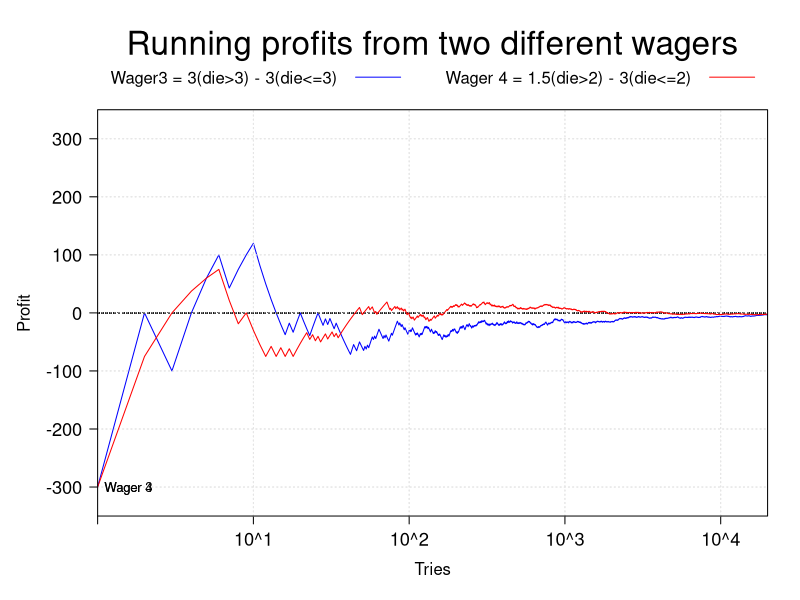
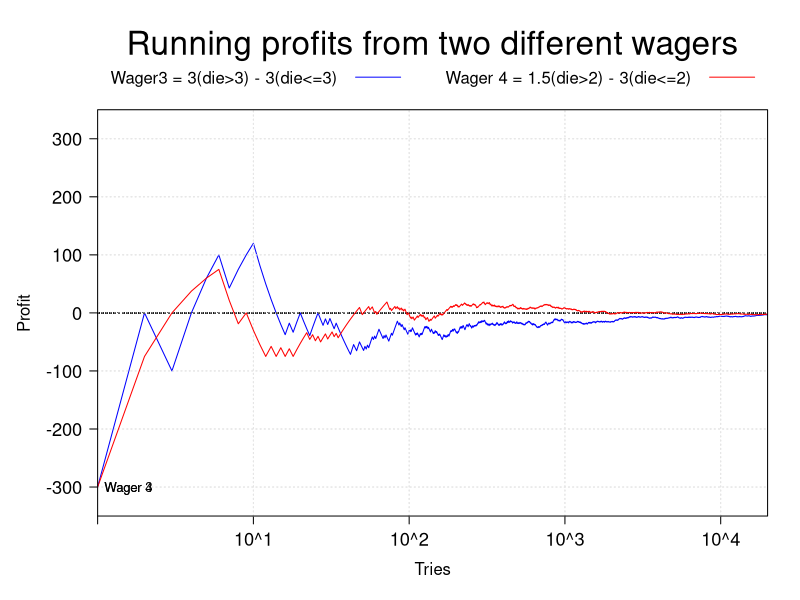

Write R code to recreate these figures, in order.
## ---- chunk 1
library(lattice)

numsimulations = 20000
numframes = 30
  
set.seed(1892)
dievalues = seq(1,6)

for (i in 1:numframes){
  
  die3 = sample(dievalues, numsimulations, replace=T)
  die4 = sample(dievalues, numsimulations, replace=T)
  
  profit3 = 300*( die3>3 ) - 300*( die3<=3 )
  profit4 = 150*( die4>2 ) - 300*( die4<=2 )
  
  runningprofit3 = cumsum(profit3) / seq(1, numsimulations)
  runningprofit4 = cumsum(profit4) / seq(1, numsimulations)
  
  df3 <- data.frame(wager=rep(3,length(runningprofit3)), runningprofit=runningprofit3, tries=seq(1,numsimulations))
  df4 <- data.frame(wager=rep(4,length(runningprofit4)), runningprofit=runningprofit4, tries=seq(1,numsimulations))
  df <- rbind(df3, df4)
  
  # more code follows here to generate the plots and the PNG files
}
## ---- chunk 2
length(runningprofit3)

head(runningprofit3)
tail(runningprofit3)
head(runningprofit4)
tail(runningprofit4)
## ---- chunk 3
  df3 <- data.frame(wager=rep(3,length(runningprofit3)), runningprofit=runningprofit3, tries=seq(1,numsimulations))
  df4 <- data.frame(wager=rep(4,length(runningprofit4)), runningprofit=runningprofit4, tries=seq(1,numsimulations))
  df <- rbind(df3, df4)
## ---- chunk 4
head(df, n = 3)
tail(df, n = 3)
## ---- chunk 5
wagerLabels = c("Wager 3", "Wager 4")

xyplot(runningprofit~tries, data=df,
       groups = wager,
       par.settings = list(superpose.line = list(col = c("blue","red"),
                                                 lwd = 1)),
       auto.key=list(space="top", columns=2,
                     text=c("Wager3 = 3(die>3) - 3(die<=3)", "Wager 4 = 1.5(die>2) - 3(die<=2)"),
                     title="Running profits from two different wagers", 
                     cex.title=2,
                     lines=TRUE, points=FALSE),
       xlab="Tries",
       xlim = c(1, numsimulations),
       scales=list(cex=c(1.1, 1.1), # increase font size
                   x = list(log = T), 
                   y = list(log = F),
                   alternating = 1,   # axes labels left/bottom 
                   tck = c(1,0)),   # ticks only with labels
       ylab="Profit",
       ylim = c(-350, 350),
       type=c("l"),
       panel=panel.superpose,
       panel.groups = function( x, y, group.number,...) {
         panel.abline( h=y[ which(y==0.0) ], lty = "dotted", col = "black")
         panel.grid(v=-1, h=-1, lty=3)
         xt <- x[x==log(min(x)+1)] # find first try
         yt <- y[x==min(x)] # find the first profit  
         panel.text(xt, yt, labels=wagerLabels[group.number], 
                    pos=4,  # show labels on right side of the point
                    ...)
         panel.xyplot(x,y,...)
       }
)
## ---- chunk 6
png(file="simwager%02d.png", width=600, height=400)

wagerLabels = c("Wager 3", "Wager 4")

pp <- xyplot(runningprofit~tries, data=df,
       groups = wager,
       par.settings = list(superpose.line = list(col = c("blue","red"),
                                                 lwd = 1)),
       auto.key=list(space="top", columns=2,
                     text=c("Wager3 = 3(die>3) - 3(die<=3)", "Wager 4 = 1.5(die>2) - 3(die<=2)"),
                     title="Running profits from two different wagers", 
                     cex.title=2,
                     lines=TRUE, points=FALSE),
       xlab="Tries",
       xlim = c(1, numsimulations),
       scales=list(cex=c(1.1, 1.1), # increase font size
                   x = list(log = T), 
                   y = list(log = F),
                   alternating = 1,   # axes labels left/bottom 
                   tck = c(1,0)),   # ticks only with labels
       ylab="Profit",
       ylim = c(-350, 350),
       type=c("l"),
       panel=panel.superpose,
       panel.groups = function( x,y,group.number,...) {
         panel.abline( h=y[ which(y==0.0) ], lty = "dotted", col = "black")
         panel.grid(v=-1, h=-1, lty=3)
         xt <- x[x==log(min(x)+1)] # find latest year
         yt <- y[x==min(x)] # find value at latest year
         panel.text(xt, yt, labels=wagerLabels[group.number], 
                    pos=4,  # show labels on right side
                    ...)
         panel.xyplot(x,y,...)
       }
)
print(pp)
dev.off()
